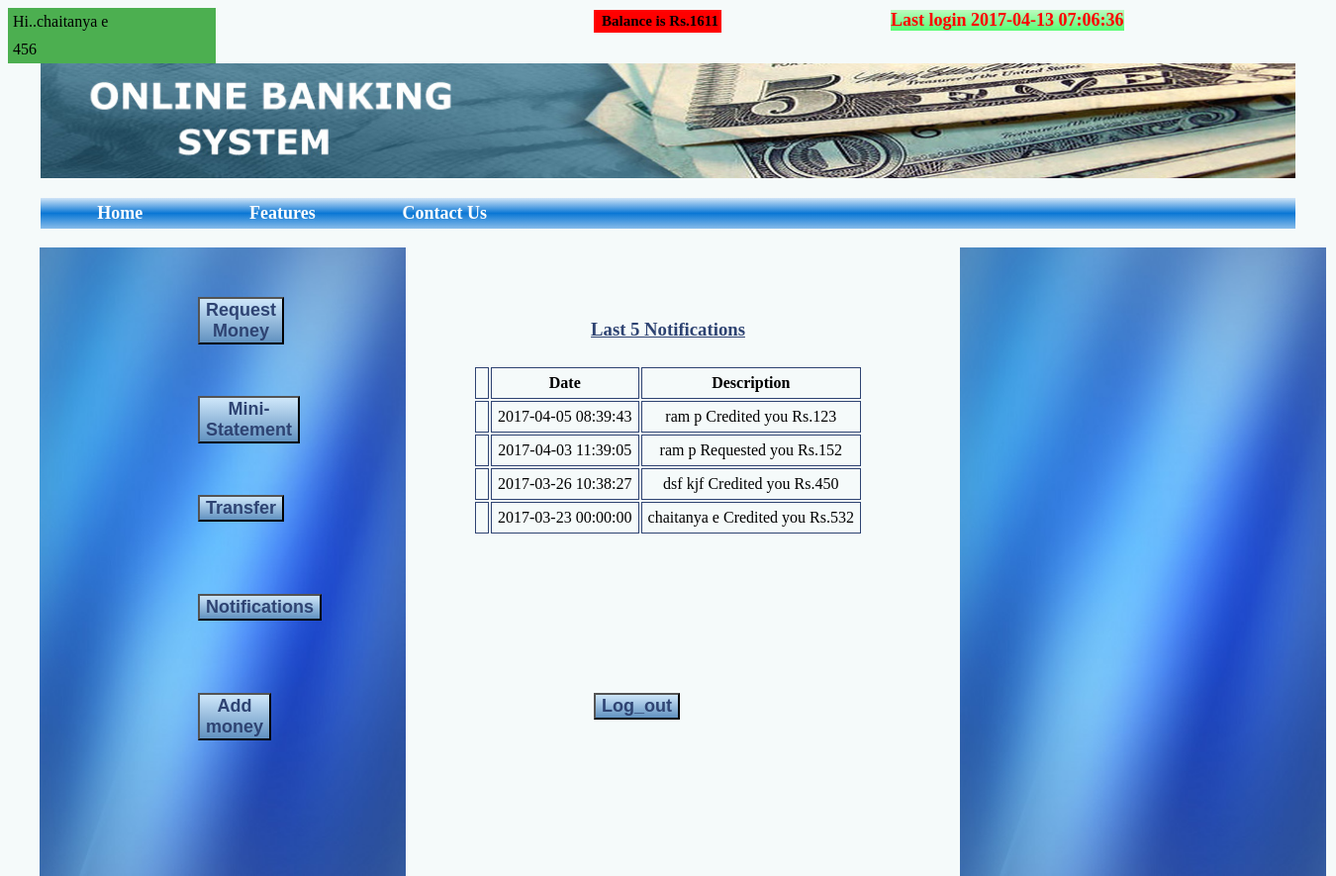
The app's page /profile.php (signed in) with its own data.
### tables this page shows
CREATE TABLE `persons` (
  `firstname` varchar(255) DEFAULT NULL,
  `lastname` varchar(255) DEFAULT NULL,
  `mobileno` int(10) NOT NULL,
  `password` varchar(100) DEFAULT NULL,
  `Balance` int(11) NOT NULL,
  `lastlogin` datetime NOT NULL,
  `notificationtime` datetime NOT NULL
);

### profile.php (the view, shortened to what this page needs)
<?php
include 'connection.php';
	?>
<!DOCTYPE html>
<html>
    <head>
        <link rel="stylesheet" href="newcss.css">
    </head>
<?php
$user=$_SESSION["id"];
$sql="select * from persons where mobileno='$user'";
$result=  mysqli_query($conn,$sql);
$rws=  mysqli_fetch_assoc($result);
echo "<div class=\"name\">"."Hi..".$rws["firstname"]." ".$rws["lastname"]."</div>";
echo "<div class=\"name\">".$rws["mobileno"]."</div>";
echo "<div class=\"balance\">"."Balance is Rs.".$rws["Balance"]."</div>";
echo "<div class=\"lastlog\">"."Last login"."\n".$rws["lastlogin"]."</div>";
	?>
<!DOCTYPE html>
<html>
<div class="wrapper">
<div class="leftcolor">
<IMG STYLE="position:absolute; TOP:80px; LEFT:20px; WIDTH:370px; HEIGHT:635px" SRC="blue.jpg" alt="Bing">
            </div>
<div class="rightcolor">
<IMG STYLE="position:absolute; TOP:80px; LEFT:20px;  WIDTH:370px; HEIGHT:635px" SRC="blue.jpg" alt="Bing">
            </div>
			<img src="header.jpg";  height="100%" width="100%"/>
<div class="navbar">
            <ul>
            <li><a href="index.php">Home </a></li>
            <li><a href="features.php">Features </a></li>
            <li id="last"><a href="contact.php">Contact Us</a></li>
            </ul>
            </div>
<div class="profiletransferb">
	<form action="Transfer.php" method="POST">
           <button type="submit"  class="profiletransferb">Transfer</button>
</form>
          	 </div>
<div class="profilenotificationsb">
	<form action="notifications.php" method="POST">
           <button type="submit"  class="profilenotificationsb">Notifications</button>
</form>
          	 </div>
<?php    include 'connection.php';
$user=$_SESSION["id"];
$sql="SELECT * FROM transactions where Receiver=$user UNION SELECT * FROM request where Receiver=$user order by time DESC LIMIT 5";
$result=   mysqli_query($conn,$sql)  or die(mysql_error()); ?>
    <br><br><br>
    <h3 style="text-align:center;color:#2E4372;"><u>Last 5 Notifications</u></h3>
    <table align="center">
                        <th></th>
                        <th>Date</th>
                        <th>Description</th>
                        <?php
                        while($rws=  mysqli_fetch_assoc($result)){
                            echo "<tr>";
							echo "<td>"."</td>";
                            echo "<td>".$rws["time"]."</td>";
							     $other=$rws["Sender"];
							     $sql1="SELECT * FROM persons where mobileno=$other";
								$result1=   mysqli_query($conn,$sql1)  or die(mysql_error());
								$rws1=  mysqli_fetch_assoc($result1);
                            if($rws["notificationtype"]=="t") {echo "<td>".$rws1["firstname"]." ".$rws1["lastname"]."  Credited you"." Rs.".$rws["amount"]."</td>"; }
                            else  {echo "<td>".$rws1["firstname"]." ".$rws1["lastname"]." Requested you"." Rs.".$rws["amount"]."</td>"; }
                            echo "</tr>";
                        } ?>
</table>
<div class="profilerequestb">
	<form action="requestmoney.php" method="POST">
           <button type="submit"  class="profilerequestb">Request Money</button>
</form>
          	 </div>
<div class="profileminib">
	<form action="ministatement.php" method="POST">
           <button type="submit"  class="profileminib">Mini-Statement</button>
</form>
          	 </div>
<div class="profilelogoutb">
	<form action="logout.php" method="POST">
           <button type="submit"  class="profilelogoutb">Log_out</button>
</form>
          	 </div>
<div class="addmoney">
	<form action="addmoney.php" method="POST">
           <button type="submit"  class="addmoney">Add money</button>
</form>
          	 </div>
</html>

### newcss.css (style rules this page uses)
.wrapper { width:95%; margin:0px auto; }
.balance { padding:3px; padding-left:8px; font-size:15px; font-family:verdana; }
.profilerequestb { position:absolute; top:150px; left:100px; background: linear-gradient(to bottom, rgba(207,231,250,1) 0%,rgba(99,147,193,1) 98%,rgba(99,147,193,1) 100%); font-size:18px; color:#2E4372; border:1; font-weight: bold; cursor:pointer; }
.profileminib { position:absolute; top:200px; left:100px; background: linear-gradient(to bottom, rgba(207,231,250,1) 0%,rgba(99,147,193,1) 98%,rgba(99,147,193,1) 100%); font-size:18px; color:#2E4372; border:1; font-weight: bold; cursor:pointer; }
.profilelogoutb { position:absolute; top:350px; left:300px; background: linear-gradient(to bottom, rgba(207,231,250,1) 0%,rgba(99,147,193,1) 98%,rgba(99,147,193,1) 100%); font-size:18px; color:#2E4372; border:1; font-weight: bold; cursor:pointer; }
.profilenotificationsb { position:absolute; top:300px; left:100px; background: linear-gradient(to bottom, rgba(207,231,250,1) 0%,rgba(99,147,193,1) 98%,rgba(99,147,193,1) 100%); font-size:18px; color:#2E4372; border:1; font-weight: bold; cursor:pointer; }
.addmoney { position:absolute; top:350px; left:100px; background: linear-gradient(to bottom, rgba(207,231,250,1) 0%,rgba(99,147,193,1) 98%,rgba(99,147,193,1) 100%); font-size:18px; color:#2E4372; border:1; font-weight: bold; cursor:pointer; }
.leftcolor { position:absolute; top:170px; left:20px; cursor:pointer; }
.rightcolor { position:absolute; top:170px; left:950px; cursor:pointer; }
.profiletransferb { position:absolute; top:250px; left:100px; background: linear-gradient(to bottom, rgba(207,231,250,1) 0%,rgba(99,147,193,1) 98%,rgba(99,147,193,1) 100%); font-size:18px; color:#2E4372; border:1; font-weight: bold; cursor:pointer; }
.navbar ul { list-style-type:none; background: linear-gradient(to bottom, rgba(208,228,247,1) 0%,rgba(115,177,231,1) 24%,rgba(10,119,213,1) 50%,rgba(83,159,225,1) 79%,rgba(135,188,234,1) 100%); margin-bottom:13px; padding:0px; }
.navbar li { display:inline-block; font-size:18px; }
.navbar a { text-decoration:none; background: linear-gradient(to bottom, rgba(208,228,247,1) 0%,rgba(115,177,231,1) 24%,rgba(10,119,213,1) 50%,rgba(83,159,225,1) 79%,rgba(135,188,234,1) 100%); color:white; padding:5px; display:inline-block; }
.navbar a:link, a:visited { display: block; width: 150px; font-weight: bold; color: white; background: linear-gradient(to bottom, rgba(208,228,247,1) 0%,rgba(115,177,231,1) 24%,rgba(10,119,213,1) 50%,rgba(83,159,225,1) 79%,rgba(135,188,234,1) 100%); text-align: center; text-decoration: none; }
.left_panel p,h3 { padding:6px; }
.right_panel p,h3 { padding:6px; }

### profile.php (style rules this page uses)
.content_customer table,th,td { padding:6px; border: 1px solid #2E4372; border-collapse: collapse; text-align: center; }
.name { padding: 5px; background-color: #4CAF50; width: 200px; color: #000000; }
.balance { position:absolute; top:10px; left:600px; background: #F00; border:1; font-weight: bold; }

### records on screen
persons: firstname "chaitanya", lastname "e", mobileno "456", Balance "1611", lastlogin "2017-04-13 07:06:36"
persons: firstname "ram", lastname "p"
persons: firstname "dsf", lastname "kjf"

### other values on screen
$rws["time"] "2017-04-05 08:39:43"
$rws["amount"] "123"
$rws["time"] "2017-04-03 11:39:05"
$rws["amount"] "152"
$rws["time"] "2017-03-26 10:38:27"
$rws["amount"] "450"
$rws["time"] "2017-03-23 00:00:00"
$rws["amount"] "532"
